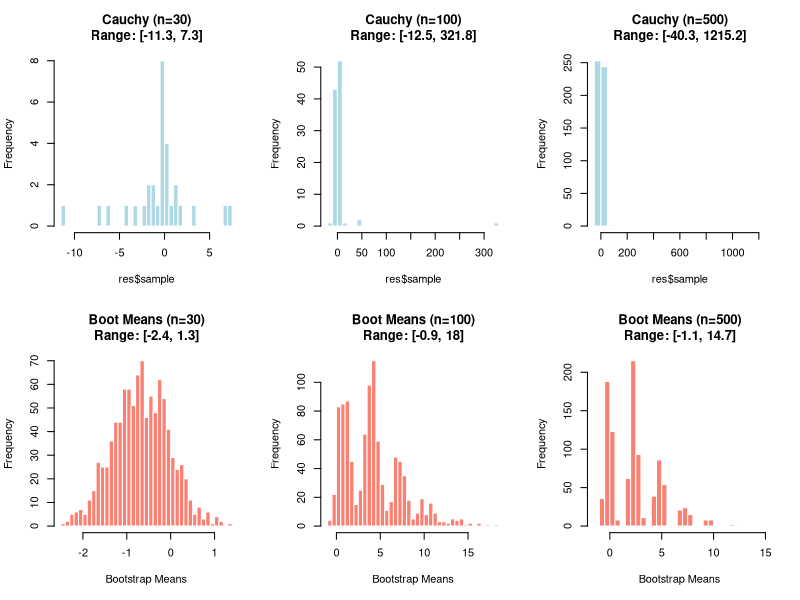
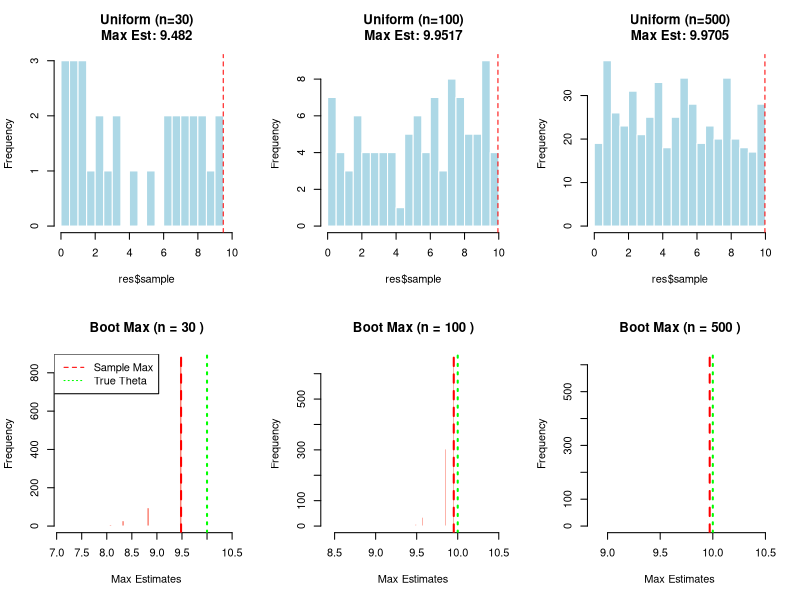

Generate these figures, in order, with R:
#' Simulate Bootstrap Failure for Cauchy Distribution
#'
#' @param n Sample size
#' @param B Number of bootstrap iterations
#' @param location Cauchy location parameter
#' @param scale Cauchy scale parameter
#' @return A list containing the original sample and bootstrap means
simulate_cauchy_bootstrap <- function(n, B, location = 0, scale = 1) {
    # 1. Generate original sample
    x <- rcauchy(n, location = location, scale = scale)

    # 2. Bootstrap
    bootstrap_means <- numeric(B)
    for (i in 1:B) {
        # Resample with replacement
        x_star <- sample(x, size = n, replace = TRUE)
        bootstrap_means[i] <- mean(x_star)
    }

    return(list(sample = x, bootstrap_means = bootstrap_means))
}

#' Simulate Bootstrap Failure for Uniform Distribution Max
#'
#' @param n Sample size
#' @param theta True upper bound of U(0, theta)
#' @param B Number of bootstrap iterations
#' @return A list containing the original sample, estimate theta_hat, and
#'   bootstrap estimates
simulate_uniform_max_bootstrap <- function(n, theta, B) {
    # 1. Generate original sample from U(0, theta)
    x <- runif(n, min = 0, max = theta)
    theta_hat <- max(x)

    # 2. Bootstrap
    bootstrap_thetas <- numeric(B)
    for (i in 1:B) {
        # Resample with replacement
        x_star <- sample(x, size = n, replace = TRUE)
        bootstrap_thetas[i] <- max(x_star)
    }

    return(list(sample = x, theta_hat = theta_hat, bootstrap_thetas = bootstrap_thetas))
}

# Main execution for generating plots

set.seed(123)

# Define sample sizes to experiment with
n_vals <- c(30, 100, 500)
B <- 1000

# --- Part (a): Cauchy with Varying Sample Sizes ---
# Notice how the range of the bootstrap means explodes or remains unstable
png("cauchy_bootstrap_failure_varying_n.png", width = 1200, height = 800)
par(mfcol = c(2, length(n_vals))) # 2 rows (Sample, Bootstrap), one col per n

for (n in n_vals) {
    res <- simulate_cauchy_bootstrap(n, B)
    # Original Sample Hist
    # We restrict xlim on the histogram to see the "body", but the range will show the outlier
    sample_range <- range(res$sample)
    hist(res$sample,
        main = paste0(
            "Cauchy (n=", n, ")\nRange: [",
            round(sample_range[1], 1), ", ", round(sample_range[2], 1), "]"
        ),
        col = "lightblue", border = "white", breaks = 30
    )

    # Bootstrap Means Hist
    mean_range <- range(res$bootstrap_means)
    hist(res$bootstrap_means,
        main = paste0(
            "Boot Means (n=", n, ")\nRange: [",
            round(mean_range[1], 1), ", ", round(mean_range[2], 1), "]"
        ),
        col = "salmon", border = "white", breaks = 30, xlab = "Bootstrap Means"
    )
}
dev.off()
cat("Generated cauchy_bootstrap_failure_varying_n.png\n")

# --- Part (b): Uniform Max with Varying Sample Sizes ---
theta <- 10

png("uniform_bootstrap_failure_varying_n.png", width = 1200, height = 800)
par(mfcol = c(2, length(n_vals)))

for (n in n_vals) {
    res <- simulate_uniform_max_bootstrap(n, theta, B)

    # Original Sample Hist
    hist(res$sample,
        main = paste0("Uniform (n=", n, ")\nMax Est: ", round(res$theta_hat, 4)),
        col = "lightblue", border = "white", xlim = c(0, theta), breaks = 15
    )
    abline(v = res$theta_hat, col = "red", lty = 2)

    # Bootstrap Max Hist
    # Shows the gap between the estimates and the true theta (10)
    hist(res$bootstrap_thetas,
        main = paste("Boot Max (n =", n, ")"),
        col = "salmon", border = "white",
        xlim = c(min(res$bootstrap_thetas) * 0.9, theta * 1.05),
        breaks = 30, xlab = "Max Estimates"
    )
    abline(v = res$theta_hat, col = "red", lty = 2, lwd = 2) # Sample Max
    abline(v = theta, col = "green", lty = 3, lwd = 2) # True Max
    if (n == n_vals[1]) {
        legend("topleft",
            legend = c("Sample Max", "True Theta"),
            col = c("red", "green"), lty = c(2, 3), bg = "white"
        )
    }
}
dev.off()
cat("Generated uniform_bootstrap_failure_varying_n.png\n")
